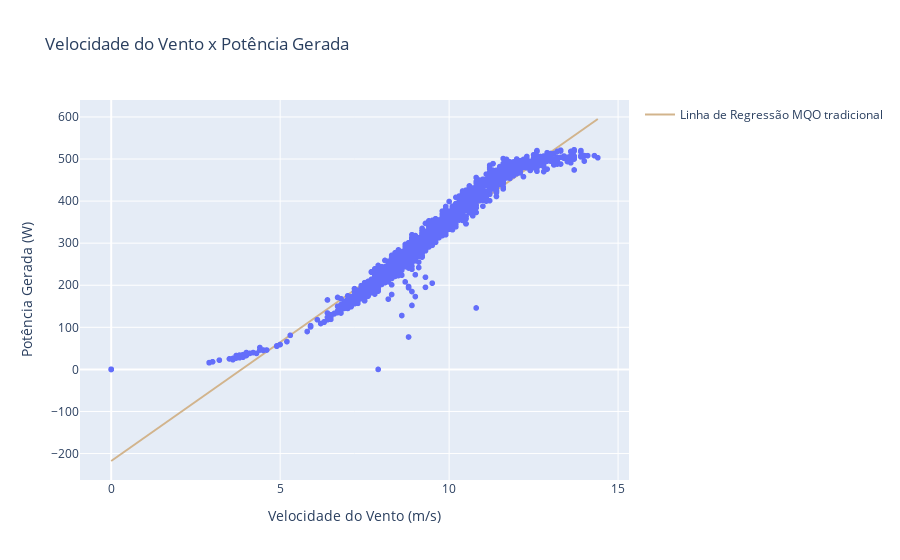

Notebook code for this chart:
### Code cell
# Adicionando a linha de regressão ao gráfico
fig.add_trace(
    go.Scatter(
        x=x_pred.flatten(),
        y=y_pred.flatten(),
        mode='lines',
        name='Linha de Regressão MQO tradicional',
        line={'color':'tan'}
    )
)

fig.show()

# removendo o traço da figura
fig.data = fig.data[:-1]

### Figure 1 — Plotly figure (JSON) as saved in the notebook; plotly's stock layout.template omitted (floating-point values rounded to 4 significant figures; data arrays with more than 128 entries replaced by an {"elided": "..."} marker saying what was removed)
{"data": [{"hovertemplate": "Velocidade do Vento (m/s)=%{x}<br>Potência Gerada (W)=%{y}<extra></extra>", "legendgroup": "", "marker": {"color": "#636efa", "symbol": "circle"}, "mode": "markers", "name": "", "showlegend": false, "type": "scattergl", "x": {"elided": "2250 float values"}, "xaxis": "x", "y": {"elided": "2250 int values"}, "yaxis": "y"}, {"line": {"color": "tan"}, "mode": "lines", "name": "Linha de Regressão MQO tradicional", "type": "scatter", "x": [0, 0.1455, 0.2909, 0.4364, 0.5818, 0.7273, 0.8727, 1.018, 1.164, 1.309, 1.455, 1.6, 1.745, 1.891, 2.036, 2.182, 2.327, 2.473, 2.618, 2.764, 2.909, 3.055, 3.2, 3.345, 3.491, 3.636, 3.782, 3.927, 4.073, 4.218, 4.364, 4.509, 4.655, 4.8, 4.945, 5.091, 5.236, 5.382, 5.527, 5.673, 5.818, 5.964, 6.109, 6.255, 6.4, 6.545, 6.691, 6.836, 6.982, 7.127, 7.273, 7.418, 7.564, 7.709, 7.855, 8, 8.145, 8.291, 8.436, 8.582, 8.727, 8.873, 9.018, 9.164, 9.309, 9.455, 9.6, 9.745, 9.891, 10.04, 10.18, 10.33, 10.47, 10.62, 10.76, 10.91, 11.05, 11.2, 11.35, 11.49, 11.64, 11.78, 11.93, 12.07, 12.22, 12.36, 12.51, 12.65, 12.8, 12.95, 13.09, 13.24, 13.38, 13.53, 13.67, 13.82, 13.96, 14.11, 14.25, 14.4], "y": [-217.7, -209.5, -201.3, -193.1, -184.9, -176.6, -168.4, -160.2, -152.0, -143.8, -135.6, -127.4, -119.2, -111.0, -102.8, -94.54, -86.33, -78.12, -69.91, -61.7, -53.49, -45.28, -37.07, -28.86, -20.65, -12.44, -4.23, 3.98, 12.19, 20.4, 28.61, 36.82, 45.03, 53.24, 61.45, 69.66, 77.87, 86.08, 94.29, 102.5, 110.7, 118.9, 127.1, 135.3, 143.6, 151.8, 160.0, 168.2, 176.4, 184.6, 192.8, 201.0, 209.2, 217.4, 225.7, 233.9, 242.1, 250.3, 258.5, 266.7, 274.9, 283.1, 291.3, 299.5, 307.8, 316.0, 324.2, 332.4, 340.6, 348.8, 357.0, 365.2, 373.4, 381.6, 389.9, 398.1, 406.3, 414.5, 422.7, 430.9, 439.1, 447.3, 455.5, 463.7, 472.0, 480.2, 488.4, 496.6, 504.8, 513.0, 521.2, 529.4, 537.6, 545.8, 554.1, 562.3, 570.5, 578.7, 586.9, 595.1]}], "layout": {"legend": {"tracegroupgap": 0}, "title": {"text": "Velocidade do Vento x Potência Gerada"}, "xaxis": {"anchor": "y", "domain": [0, 1], "title": {"text": "Velocidade do Vento (m/s)"}}, "yaxis": {"anchor": "x", "domain": [0, 1], "title": {"text": "Potência Gerada (W)"}}}}
